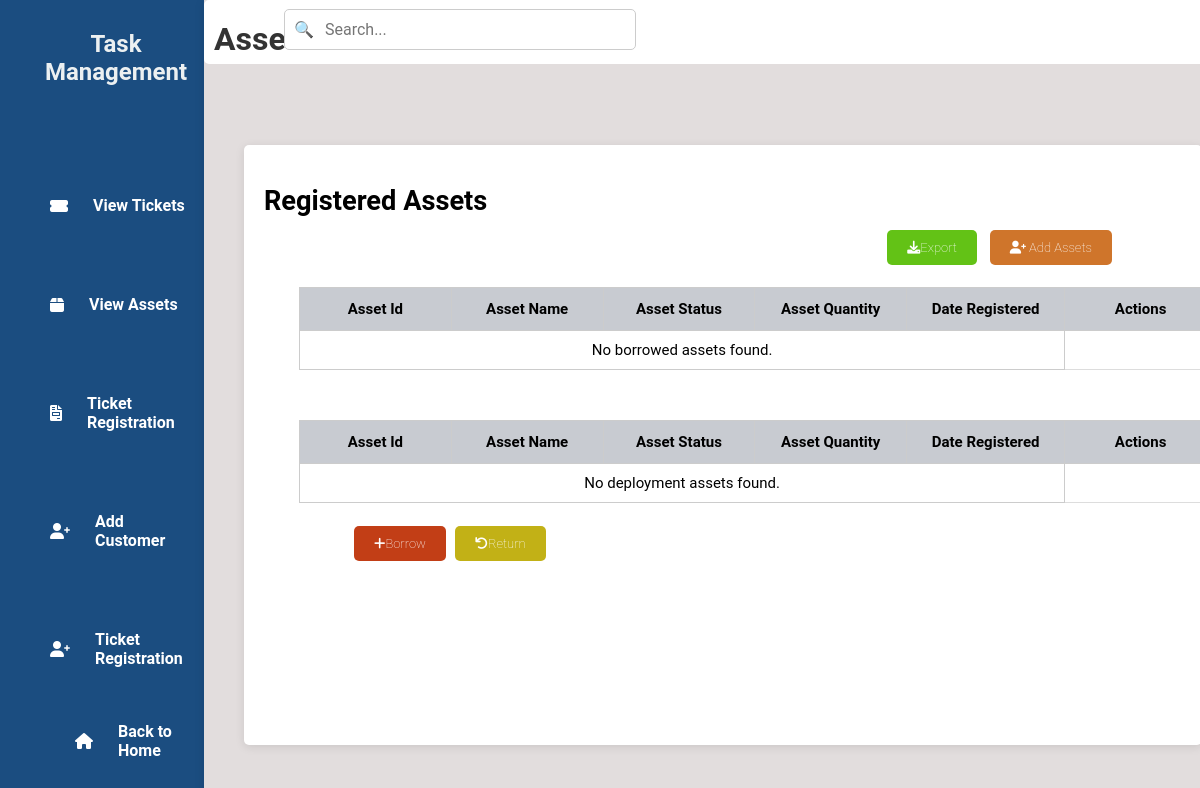
Before: /assetsT.php with the older database file.
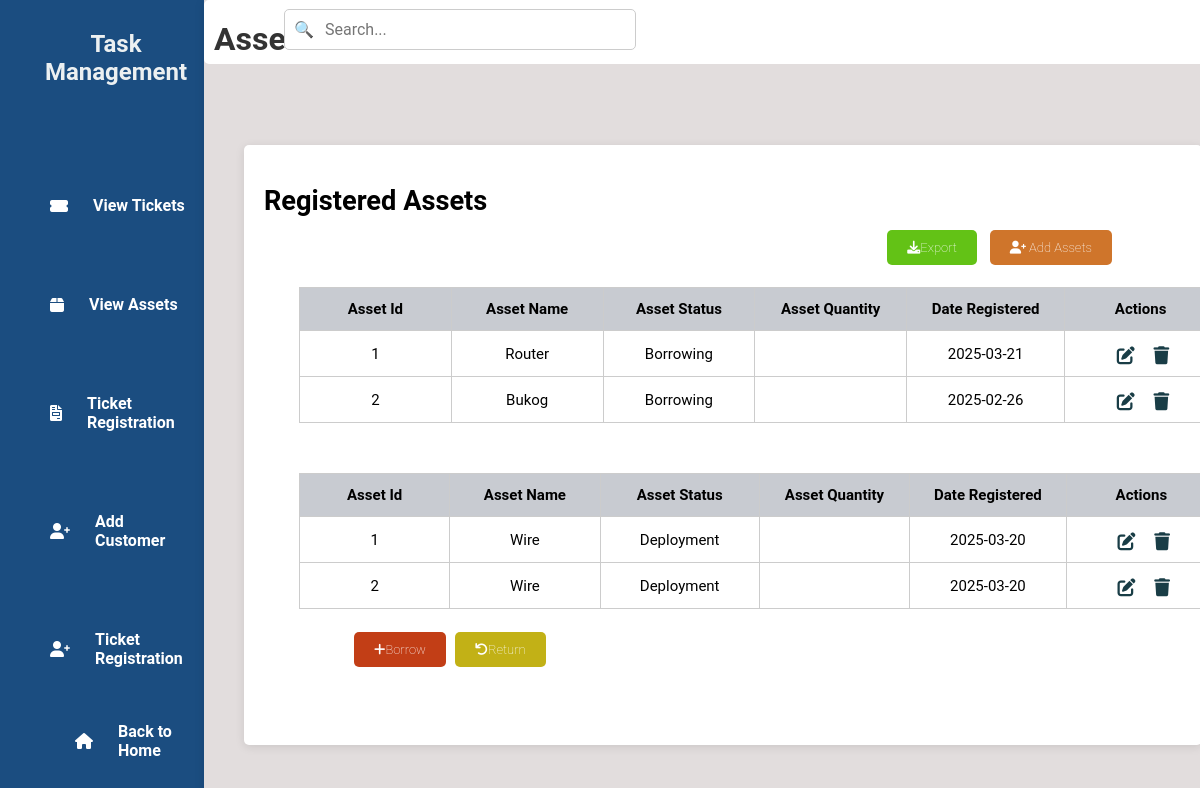
After: the same page with the newer database file.
### tables this page shows
CREATE TABLE `tbl_borrow_assets` (
  `a_id` int(50) NOT NULL,
  `a_name` varchar(200) NOT NULL,
  `a_status` varchar(200) NOT NULL,
  `a_date` date NOT NULL
);

CREATE TABLE `tbl_deployment_assets` (
  `a_id` int(50) NOT NULL,
  `a_name` varchar(200) NOT NULL,
  `a_status` varchar(200) NOT NULL,
  `a_date` date NOT NULL
);

### assetsT.php (the view, shortened to what the changed rows need)
<?php
include 'db.php';
if ($conn) {
    $sqlBorrowed = "SELECT a_id, a_name, a_status, a_quantity, a_date FROM tbl_borrow_assets";
    $resultBorrowed = $conn->query($sqlBorrowed);
    $sqlDeployment = "SELECT a_id, a_name, a_status, a_quantity, a_date FROM tbl_deployment_assets";
    $resultDeployment = $conn->query($sqlDeployment);
} else {
    echo "Database connection failed.";
    exit();
}
?>
<!DOCTYPE html>
<html lang="en">
<head>
    <link rel="stylesheet" href="assetsT.css">
    <link rel="stylesheet" href="https://cdnjs.cloudflare.com/ajax/libs/font-awesome/6.0.0-beta3/css/all.min.css">
</head>
<body>
<div class="wrapper">
    <div class="sidebar">
        <h2>Task Management</h2>
    </div>
    <div class="container">
        <div class="upper">
            <h1>Assets Info</h1>
        </div>
        <div class="table-box">
            <div class="borrow">
            <table>
            <h2>Registered Assets</h2>
            <table>
                <thead>
                    <tr>
                        <th>Asset Id</th>
                        <th>Asset Name</th>
                        <th>Asset Status</th>
                        <th>Asset Quantity</th>
                        <th>Date Registered</th>
                        <th>Actions</th>
                    </tr>
                </thead>
                <tbody>
                    <?php
                    if ($resultBorrowed && $resultBorrowed->num_rows > 0) {
                        while ($row = $resultBorrowed->fetch_assoc()) {
                            echo "<tr>
                                    <td>{$row['a_id']}</td>
                                    <td>{$row['a_name']}</td>
                                    <td>{$row['a_status']}</td>
                                    <td>{$row['a_quantity']}</td>
                                    <td>{$row['a_date']}</td>
                                    <td>
                                        <a href='editC.php?id={$row['a_id']}'><i class='fas fa-edit'></i></a>
                                        <a href='deleteC.php?id={$row['a_id']}'><i class='fas fa-trash'></i></a>
                                    </td>
                                  </tr>";
                        }
                    } else {
                        echo "<tr><td colspan='5'>No borrowed assets found.</td></tr>";
                    }
                    ?>
                </tbody>
            </table>
            </div>
            <div class="deploy">
            <table>
                <thead>
                    <tr>
                        <th>Asset Id</th>
                        <th>Asset Name</th>
                        <th>Asset Status</th>
                        <th>Asset Quantity</th>
                        <th>Date Registered</th>
                        <th>Actions</th>
                    </tr>
                </thead>
                <tbody>
                    <?php
                    if ($resultDeployment && $resultDeployment->num_rows > 0) {
                        while ($row = $resultDeployment->fetch_assoc()) {
                            echo "<tr>
                                    <td>{$row['a_id']}</td>
                                    <td>{$row['a_name']}</td>
                                    <td>{$row['a_status']}</td>
                                    <td>{$row['a_quantity']}</td>
                                    <td>{$row['a_date']}</td>
                                    <td>
                                        <a href='editC.php?id={$row['a_id']}'><i class='fas fa-edit'></i></a>
                                        <a href='deleteC.php?id={$row['a_id']}'><i class='fas fa-trash'></i></a>
                                    </td>
                                  </tr>";
                        }
                    } else {
                        echo "<tr><td colspan='5'>No deployment assets found.</td></tr>";
                    }
                    ?>
                </tbody>
            </table>
            </div>
            </div>
    </div>
</div>
</body>
</html>

Changed rows visible on the page:
added tbl_borrow_assets: a_id "1", a_name "Router", a_status "Borrowing", a_date "2025-03-21"
added tbl_borrow_assets: a_id "2", a_name "Bukog", a_status "Borrowing", a_date "2025-02-26"
added tbl_deployment_assets: a_id "1", a_name "Wire", a_status "Deployment", a_date "2025-03-20"
added tbl_deployment_assets: a_id "2", a_name "Wire", a_status "Deployment", a_date "2025-03-20"
Other visible differences:
text no longer shown: "No borrowed assets found. No deployment assets found."
